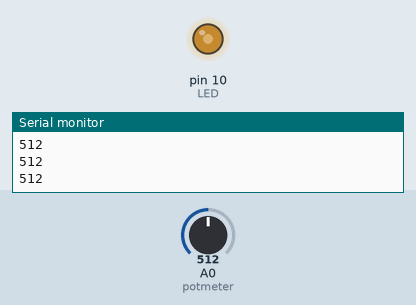
This sketch was run on a simulated Arduino Uno, built with avr-gcc and run on an emulated ATmega328P. On the bench: output pins drawn as LEDs (lit = HIGH), the last lines printed to the serial monitor. The test bench sets the inputs (shaded band); at power-on: A0 (potmeter) = 512.

Above: at 1.2 s.
1.3 s: A0 (potmeter) set to 716
At 2.1 s:
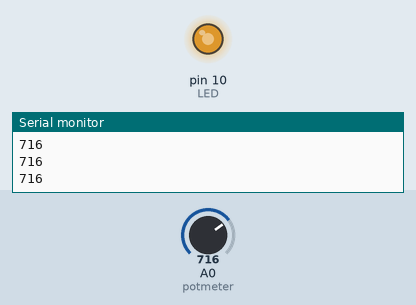
2.8 s: A0 (potmeter) set to 900
At 3.3 s:
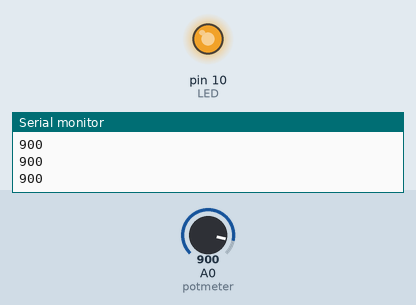
4.3 s: A0 (potmeter) set to 122
At 5.5 s:
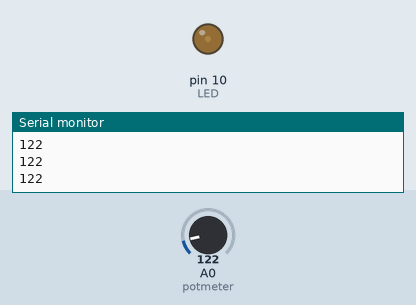
5.8 s: A0 (potmeter) set to 0
At 6.8 s:
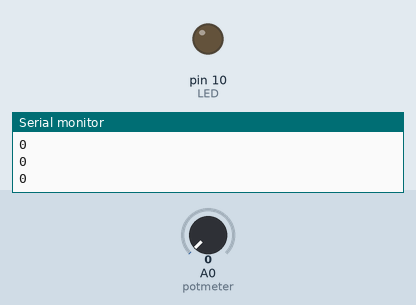
7.3 s: A0 (potmeter) set to 511
At 7.9 s:
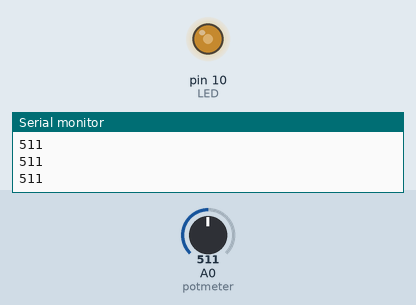
Timing chart, 0 to 9.8 s (numbered marks = the images above; inputs shaded):
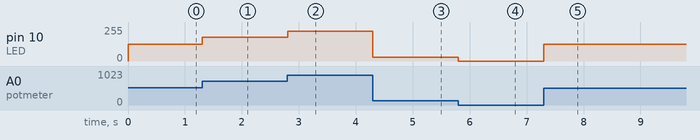

Measured:
- after the input at 1.3 s, pin 10 (LED): 127/255 → 178/255 at once
- after the input at 2.8 s, pin 10 (LED): 178/255 → 224/255 at once
- after the input at 4.3 s, pin 10 (LED): 224/255 → 30/255 at once
- after the input at 5.8 s, pin 10 (LED): 30/255 → 0/255 at once
- after the input at 7.3 s, pin 10 (LED): 0/255 → 127/255 at once

The sketch:

Potmeter-ADI.ino
```cpp
const int potmeter = A0;
const int LED = 10;
int ledVal = 0;
int potVal = 0;

void setup() {
  // put your setup code here, to run once:
  pinMode(potmeter,INPUT);
  pinMode(LED, OUTPUT);
  Serial.begin(9600);
}

void loop() {
  // put your main code here, to run repeatedly:
  potVal = analogRead(potmeter);
  ledVal = map(potVal,0, 1023, 0, 255);
  analogWrite(LED, ledVal);
  Serial.println(potVal);
}
```
